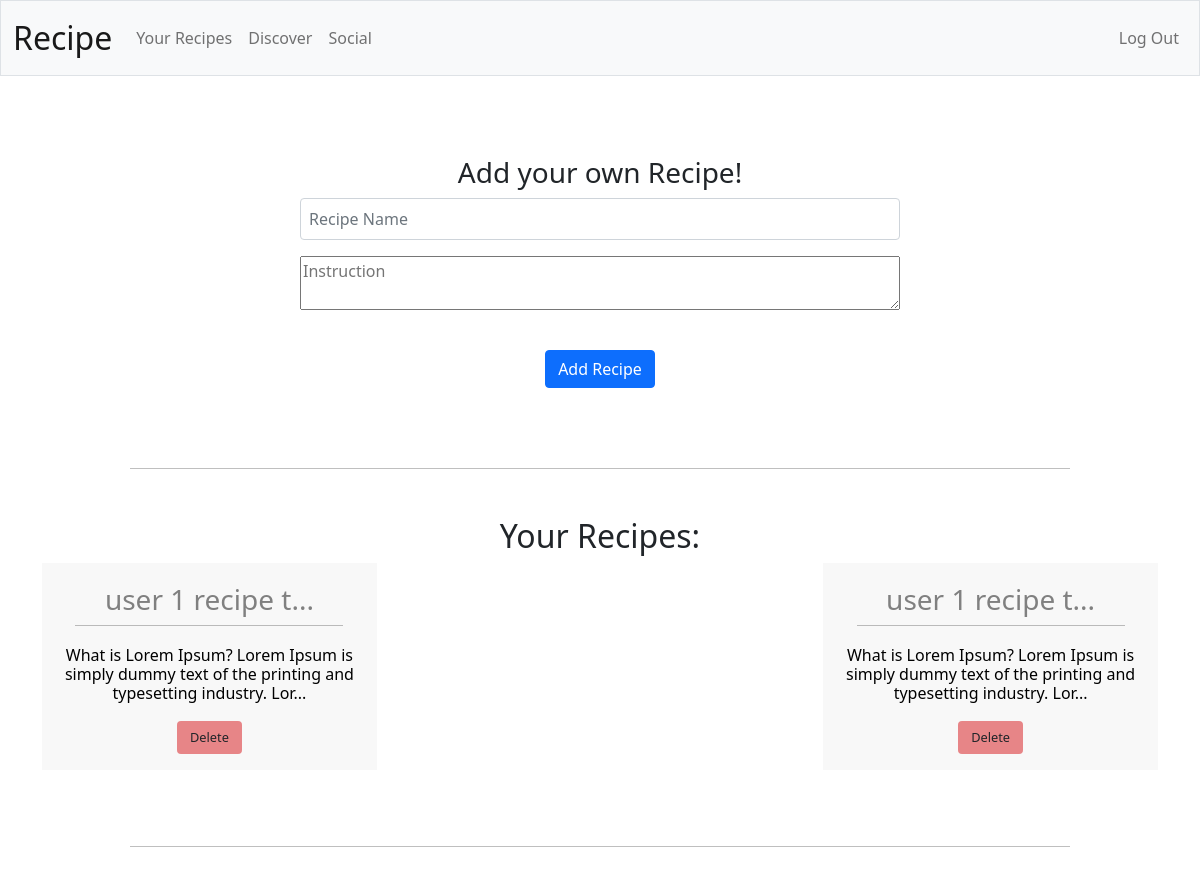
The page / (signed in) on the database its author committed.
### tables this page shows
CREATE TABLE 'recipes' ('userid' INTEGER NOT NULL, 'recipename' TEXT,'recipe' TEXT, 'recipeid'  INTEGER PRIMARY KEY  , 'likes' INTEGER DEFAULT 0,'date' DATETIME DEFAULT CURRENT_DATE  , 'datetime'  DATETIME DEFAULT CURRENT_TIME  );

### app.py (the view)
@app.route("/", methods=["GET", "POST"])
@login_required
def index():
        userrecipes = db.execute("SELECT recipename, recipe, recipeid FROM recipes WHERE userid = ?", session["user_id"])
        savedrecipes = db.execute("SELECT image, name, link FROM saved WHERE userid = ?", session["user_id"])
        saved = db.execute('SELECT link FROM saved WHERE saved.userid = ?', session["user_id"])
        saved_links = [row['link'] for row in saved]
        userrec = [{"recipename": row["recipename"], "recipe": row["recipe"], "recipeid": row["recipeid"]} for row in userrecipes]
        savedrec = [{"image": row["image"], "name": row["name"], "link": row["link"]} for row in savedrecipes]
        return render_template("index.html", userrec=userrec, savedrec=savedrec, saved_links=saved_links)

### app.py (called while the page is built)
@app.after_request
def after_request(response):
    response.headers["Cache-Control"] = "no-cache, no-store, must-revalidate"
    response.headers["Expires"] = 0
    response.headers["Pragma"] = "no-cache"
    return response

### helpers.py (called while the page is built)
def login_required(f):
    @wraps(f)
    def decorated_function(*args, **kwargs):
        if session.get("user_id") is None:
            return redirect("/login")
        return f(*args, **kwargs)
    return decorated_function

### templates/index.html (shortened to what this page needs)
{% extends "layout.html" %}
{% block main %}
    <div class="indexform">
    <h3>Add your own Recipe!</h3>
    <form action="/add" method="post">
        <div class="form-group">
            <input autocomplete="off" autofocus class="form-control" name="recipename" placeholder="Recipe Name" type="text">
        </div>
        <textarea class="form-group" class="form-control" autocomplete="off" placeholder="Instruction" autofocus name="recipe" type="text"></textarea>
        <br>
        <button class="btn btn-primary" type="submit">Add Recipe</button>
    </form>
    </div>
    <hr>
    <div>
        <div class="container index-container">
        <h2>Your Recipes:</h2>
        {% if userrec %}
        <div class="indexrecipes-container">
            {% for rows in userrec %}
            <div class="indexrecipe-block">
            <a href="{{ url_for('expanded_text', recipename=rows['recipename'], recipe=rows['recipe']) }}" target="_blank">
                <div class="indexrecipe-name">
                    <h3>{{ rows['recipename'][:15] }}{% if rows['recipename']|length > 15 %}...{% endif %}</h3>
                </div>
                <hr>
                <div class="indexrecipe-instruction">
                    <h4>{{ rows['recipe'][:100] }}{% if rows['recipe']|length > 100 %}...{% endif %}</h4>
                </div>
                <form action="/delete" method="POST">
                    <button class="btn btn-tertiary deleterecipe" id="deleterecipe" type="submit">Delete</button>
                </form>
            </a>
            </div>
            {% endfor %}
        </div>
        {% endif %}
        </div>
    </div>
    <hr>
{% endblock %}

### static/styles.css (style rules this page uses)
a { text-decoration: none; }
form { display: flex; flex-direction: column; align-items: center; justify-content: center; width: 100%; max-width: 600px; margin: 0 auto; }
.form-group { width: 100%; margin-bottom: 1rem; }
.form-control { width: 100%; padding: 0.5rem; font-size: 1rem; border-radius: 0.25rem; border: 1px solid #ced4da; }
.indexform { margin-bottom: 5rem; margin-top:2rem; }
.index-container { display: flex; justify-content: center; align-items: center; flex-direction: column; margin-top:3rem; margin-bottom:3rem; }
.indexrecipes-container { width: 100%; display: flex; flex-wrap: wrap; justify-content: space-between; }
hr { color:black; width:80%; margin: 0 auto; }
.deleterecipe { background-color:#E78587; font-size:0.8rem; margin-bottom:1rem; margin-top:auto; }
.indexrecipe-block { width: 30%; display: inline-block; margin-bottom: 20px; padding-top: 20px; background-color:#F8F8F8; color: white; text-align: center; display: grid; }
.indexrecipe-name { text-align: center; color: grey; width: 100%; overflow: hidden; text-overflow: ellipsis; white-space: nowrap; }
.indexrecipe-instruction h4 { font-size:1rem; margin-top: 10px; color: black; text-align: center; padding: 10px; }

### rows shown on the page
recipes: recipename "user 1 recipe t", recipe "What is Lorem Ipsum? Lorem Ipsum is simply dummy text of the printing and typesetting industry. Lor"
recipes: recipename "user 1 recipe t", recipe "What is Lorem Ipsum? Lorem Ipsum is simply dummy text of the printing and typesetting industry. Lor"
